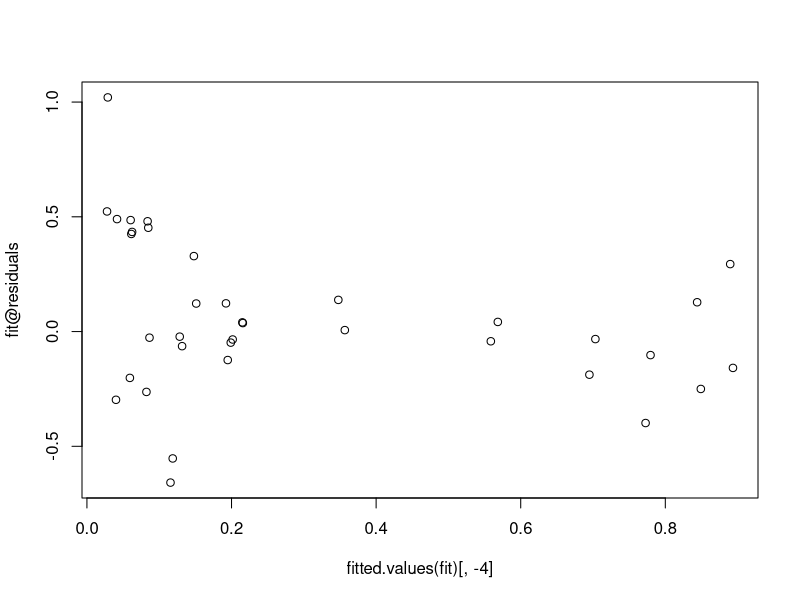
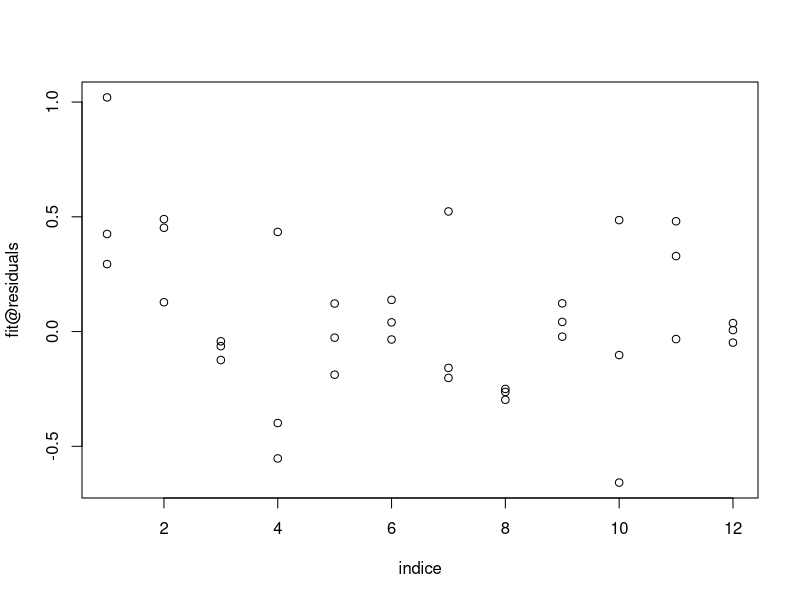

Recreate these plots in R, in order.
library(tidyverse)
# Resolucion de parciales
# Algo.jpg
# Ejercicio 3:
datos <- tibble(
  sobrevivientes=c(107,31,156,84),
  total=c(240,240,240,240),
  longitud=c("corta","corta","larga","larga"),
  momento=c("inmediatamente","primavera","inmediatamente","primavera")#1inmediatamente,0mas adelante
)
attach(datos)
adecuacionPval <- function(fitglm) {
  # Ho: El modelo es adecuado
  return(pchisq(fitglm$deviance/summary(fitglm)$dispersion, fitglm$df.residual, lower.tail=F));
}

#Ajusta modelo
fit1<-glm(cbind(sobrevivientes,(total-sobrevivientes))~longitud+momento,family=binomial) 
summary(fit1)

adecuacionPval(fit1)
# El modelo es adecuado.

# Es adecuado el ajuste realizado:
# El modelo ajustado es adecuado como consecuencia de que se trata de datos en forma de proposiones, donde tenemos como dato los exitos respecto a un total por lo que es valido ajustar un modelo del tipo binomial
# La eleccion de la funcion de enlace es correcta como consecuencia del rango de valores posibles que toma pi y ademas permite interpretar con facilidad los resultados como cocientes de chances a traves de una transformacion, algo que los otros enlaces no permiten.
# Tambien se podria haber optado por un modelo con distribucion poisson como consecuencia:
# Los datos podrian ser tenidos en cuenta como un conteo de estacas sobrevivinetes en el tiempo.
# Se podria haber optado por el enlace log(), que es el canonico como consecuencia del rango de variacion de los valores de la media y la facilidad de interpretacion.

# Como hubiese procedido
# 1) Ajusto modelo de independencia. Veo si es adecuado o no.
fit_indep<-glm(cbind(sobrevivientes,(total-sobrevivientes))~1,family=binomial) 
summary(fit_indep)
adecuacionPval(fit_indep) # El modelo es no adecuado.
# 2) Ajusto modelo de asociacion. Veo si es adecuado.
fit1<-glm(cbind(sobrevivientes,(total-sobrevivientes))~longitud+momento,family=binomial) 
summary(fit1)
adecuacionPval(fit1) # El modelo es adecuado
# 3) Analizo cambio en la deviance al adicionar los terminos.
anova(fit1,fit_indep,test="Chisq") # Cuando el phi es conocido
# Resulta que el modelo mas complejo es el adecuado.
# 4) Aporte de cada variable al modelo.
anova(fit1,test="Chisq")
# La adicion de ambas covariables es significativa.


#Interpretacion resutlados cociente de chances:
exp(coef(fit1))
# La chance de que la estaca sobreviva si la longitud es larga es 2.76 la chance de que la estaca sobreviva si la longitud es corta, manteniendo constantes las demas variables, es decir el tratamiento.

exp(-coef(fit1)) # cambia referencia
# La chance de que una estaca sobreviva si el momento de plantacion es inmediatamente es 4.16 la chance de que una estaca sobreviva si el momento de plantacion es primavera, manteniendo constantes las demas variables, es decir el tratamiento.


# Intervalo de confianza al 95% para el cociente de chances de tratamiento.
# Intervalo de confianza a mano:
level = 0.95
a <- (1 - level)/2
a <- c(a, 1 - a)
fac <- qnorm(a)
ses <- sqrt(diag(vcov(fit1)))
ci <- fit1$coefficients[2] + ses[2] %o% fac
exp_ci <- exp(ci);exp_ci

exp(confint.default(fit1))
# La chance de que una estaca sobreviva si la longitud es larga se encuentra ente (2.08 y 3.67) veces (con un 95% de confianza) respecto a la chance de que una estaca sobreviva si la longitud es corta, manteniendo constantes las demas variables.

# Cambiando a mano los numeros
#Interpretar cociente de chances
b=c(1.0177,-1.4278)
exp(b)
exp(-b)


level = 0.95
a <- (1 - level)/2
a <- c(a, 1 - a)
fac <- qnorm(a)
ses <- 0.1486
# intervalo de confianza para los b
ci <- 1.0177 + ses %o% fac
# interalo de confianza para el cociente de chances:
exp(ci)


#Probabilidad caso particular:
# Probabilidad de sobrevivir en estacas largas plantadas inmediatamente:
b=fit1$coefficients;b
x=c(1,1,0)
n=x%*%b
p=exp(n)/(1+exp(n));p

# La probabilidad de que sobreviva una estaca larga plantada inmediatamente es de 0.67.





#Ejercicio 4:
# Datos:
rm(list=ls());
datos <- tibble(
  aire=c(rep("baja",6),rep("alta",6)),
  trabajo=c(rep("no",3),rep("si",3),rep("no",3),rep("si",3)),
  fumar=rep(c("no","ex","actual"),4),
  rta1=c(158,167,307,26,38,94,94,67,184,32,39,77),
  rta2=c(9,19,102,5,12,48,7,8,65,3,11,48),
  rta3=c(5,5,83,5,4,46,5,4,33,6,4,39),
  rta4=c(0,3,68,1,4,60,1,3,36,1,2,51),
  total=c(177,294,560,37,58,248,107,82,318,42,56,215)
)
attach(datos)

library(VGAM)
fit <- vglm(cbind(rta1,rta2,rta3,rta4)~aire+trabajo+fumar, family=cumulative(parallel = TRUE))
summary(fit)

# Prueba de hipotesis ajuste del modelo:
pchisq(29.1512 ,29 ,lower.tail=F)
#P valor es alto, por lo que la muestra no reune evidencias suficientes para rechazar la hipotesis nula de que el modelo es adecuado a un nivel de significancia del 5%, por lo que el modelo ajustado seria adecuado.

qchisq(0.95,29) # 29.1512 < 42.55, pertenece a la zona de no rechazo. 
# La muestra reune evidencias suficientes a un nivel de significancia del 5% para no rechazar la hipotesis nula, por lo que el modelo es adecuado.

# Procedimiento llevado a cabo:
# 1) Ajuste del modelo
# 2) Prueba hipotesis sobre el ajuste del modelo (residual deviance)
# 3) Prueba hipotesis sobre los b = 0.
# 4) Interpretacion coeficientes como cociente de chances. 

# Interpretacion
# Prueba para cada uno de los coeficientes beta:
# Para todos los coeficientes la muestra reune evidencias suficientes para rechazar la hipotesis nula, por lo que estos se asumen distintos de cero. Exepto el coeficiente para la contaminacion del aire baja.

#Interpretacion
fitted.values(fit)# da indicio de cual es el orden 1 a 4
# 1 menos severo que 4 que es el peor caso de enfermedad.

# Los intercepts son los cutpoints no se interpretan.
exp(coef(fit))
#fumarex 4.27
# La chance de tener status de enfermedad en la direccion 1 en vez de la 4 cuando es ex fumador es 4.27 veces esa chance que cuando es actualmente fumador.
#fumarno 6.37
# La chance de tener status de enfermedad en la direccion 1 en vez de la 4 cuando es no fumador es 6.37 veces esa chance que cuando es actualmente fumador.

exp(-coef(fit)) # cambia la categoria de referencia.
# airebaja 0.9614697: cuando hago exp(-coef) 
# airealta 1.0400744:
# La chance de tener status de enfermedad en la direccion 1 en vez de la 4 cuando la contaminacion del aire es alta es 1.05 veces esa chance cuando la contaminacion del aire es baja.
# Esto quiere decir que las chances para esta variable son practicamente similares, por lo que se refuerza la idea de que el coeficiente beta para la misma no sea significativamente distinto de cero.

# trabajosi 0.42 cuando hago exp(-coef)
# trabajosi 2.37
# La chance de tener status de enfermedad en la direccion 1 en vez de la 4 cuando no hay contaminacion en el trabajo es 2.37 veces esa chance cuando si hay contaminacion en el trabajo.

# HACER GRAFICOS DE RESIDUOS ESTUDENTIZADOS Y LEVERAGES:

# Residuos estandarizados (de deviance) vs valores predichos
plot(fitted.values(fit)[,-4], fit@residuals);
# Si el modelo es adecuado el grafico no deberia mostrar ninguna tendencia (patron nulo), como en este caso.
# No se puede apreciar un patron determinado, quiza pequeña forma de embudo pero imperceptible.


### Residuos estandarizados vs. caso. 
# Permite identificar cual observación tiene cual residuo, entonces buscamos esa directamente y corregimos. 
# Residuos estandarizados (de deviance) vs valores predichos
indice=rep(seq(1,nrow(fit@residuals)),3)
plot(indice, fit@residuals);
# Todos los residuos se encuentran entre 2 y -2, ninguno es demaciado elevado.

# Procedimiento que seguiria:
#### Ajusto modelo de independencia y modelo sin covariable para ver cual es el cambio en la deviance y el que mejora resulta:
fit2 <- vglm(cbind(rta1,rta2,rta3,rta4)~1, family=cumulative(parallel = TRUE))
summary(fit2)
pchisq((383.2075 - 29.1512), (33 - 29),lower.tail=F)
# El cambio en la deviance es significativo al agregar los terminos por lo que se concluye que el modelo con mayor cantidad de parametros es con el que nos debemos quedar.
# Modelo mas complejo es adecuado.

#Hago lo mismo pero sacando la variable no signifcativa, contam aire:
fit3 <- vglm(cbind(rta1,rta2,rta3,rta4)~trabajo+fumar, family=cumulative(parallel = TRUE))
summary(fit3)
pchisq((30.174 - 29.1512), (30 - 29),lower.tail=F)
# El cambio en la deviance es no significativo por lo que nos quedamos con el modelo mas parsimonioso, sin incluir la ultima variable.
# Modelo que no incluye aire.

# Interpreto:
# No cambian practicamente nada las interpretaciones.
exp(coef(fit3))
#fumarex 4.27
# La chance de tener status de enfermedad en la direccion 1 en vez de la 4 cuando es ex fumador es 4.27 veces esa chance que cuando es actualmente fumador.
#fumarno 6.37
# La chance de tener status de enfermedad en la direccion 1 en vez de la 4 cuando es no fumador es 6.37 veces esa chance que cuando es actualmente fumador.

exp(-coef(fit3))
# airebaja 0.9614697: cuando hago exp(-coef) 
# airealta 1.0400744:
# La chance de tener status de enfermedad en la direccion 1 en vez de la 4 cuando la contaminacion del aire es alta es 1.05 veces esa chance cuando la contaminacion del aire es baja.
# Esto quiere decir que las chances para esta variable son practicamente similares, por lo que se refuerza la idea de que el coeficiente beta para la misma no sea significativamente distinto de cero.

# trabajosi 0.42 cuando hago exp(-coef)
# trabajosi 2.37
# La chance de tener status de enfermedad en la direccion 1 en vez de la 4 cuando no hay contaminacion en el trabajo es 2.37 veces esa chance cuando si hay contaminacion en el trabajo.




# Parcial agosto20:
# Mismo ejercicio fumar con una variable menos
# Datos:
datos <- tibble(
  contam_trabajo=c(rep("no",3),rep("si",3)),
  hab_fumar=rep(c("no","ex","actual"),2),
  stat1=c(252,234,491,58,76,171),
  stat2=c(16,27,267,8,23,96),
  stat3=c(10,9,116,6,8,85),
  stat4=c(1,6,104,2,6,111)
  )
attach(datos)

# Ajusto modelo, estamos en presencia de una variable ordinal
library(VGAM)
# Ordinal
fit <- vglm(cbind(stat1,stat2,stat3,stat4)~contam_trabajo+hab_fumar, family=cumulative(parallel = TRUE))
summary(fit)

# Analizis de deviance del modelo ajustado
pchisq(23.1048, 12,lower.tail=F) 
# El p valor es muy bajo, la muestra reune evidencias suficientes para rechazar la hipotesis nula, por lo que el modelo no es adecuado.
# Rechazar la hipotesis nula no quiere decir que las diferencias no existan, si no que la muestra recopilada reune evidencias significativas para rechazar la hipotesis nula. Aumentando el numero de datos o bien tomando otra muestra podria llegarse a la conlucion de que el modelo es adecuado.

# Analizis del test de wald:
# Prueba de hipotesis sobre los coeficientes:
# Ho = B = 0
# H1 = B != 0 
# Todos los coeficientes exepto el intercepto 1 son distintos de cero. 


# Ajustamos modelo de indepdendencia para ver si las variables son independientes:
fit2 <- vglm(cbind(stat1,stat2,stat3,stat4)~1, family=cumulative(parallel = TRUE))
summary(fit2)
pchisq((421.7212), (15),lower.tail=F)
# El p valor es muy bajo por lo que la muestra reune evidencias suficientes para rechazar la hipotesis nula a un nivel de significancia del 5%, por lo que el modelo no es adecuado, es decir que las variables no son independientes.

pchisq((421.7212 - 23.1048), (15 - 12),lower.tail=F)
# El cambio en la deviance es significativo por lo que se concluye que el modelo con mayor cantidad de parametros es adecuado.

# Prueba de hipotesis sobre la diferencia de deviance:
# Ho = La adicion del nuevo termino no aporta a lo que explica el modelo, por lo que no es necesario añadirlo. Cambio en la deviance no es significativo con la adicion del nuevo temrino.
# H1 = La adicion del nuevo termino aporta a lo que explica el modelo, por lo que es necesario añadirlo. Cambio en la deviance es significativo con la adicion del nuevo termino.

# Se concluye que la adicion de los nuevos temrinos aportan a lo que explica el modelo y es necesario añadirlos.


# Interpretacion de los coeficientes:
fitted.values(fit)# da indicio de cual es el orden 1 a 4

exp(coef(fit))
#hab_fumarex 4.83
# La chance de tener status de enfermedad en la direccion 1 en vez de la 4 cuando es ex fumador es 4.83 veces esa chance que cuando es actualmente fumador.
#hab_fumarno 8.22
# La chance de tener status de enfermedad en la direccion 1 en vez de la 4 cuando es no fumador es 8.22 veces esa chance que cuando es actualmente fumador.

exp(-coef(fit))
# contam_trabajosi 0.45: cuando hago exp(-coef) 
# contam_trabajosi 2.19:
# La chance de tener status de enfermedad en la direccion 1 en vez de la 4 cuando no hay contaminacion en el trabajo es 2.37  veces esa chance que cuando es contaminacion en el trabajo.





# Parcial1_06_11_2
#ejercicio 3
datos<- tibble(
  fav = c(34,61,106,99,11,37,23,19,31,62,83,57,51,142,51,64),
  desfav = c(16,24,143,110,6,11,15,25,8,23,94,54,8,37,35,21),
  escolaridad = c(rep(1,8),rep(0,8)),
  claseobr = c(rep(1,4),rep(0,4),rep(1,4),rep(0,4)),
  estable = c(1,1,0,0,1,1,0,0,1,1,0,0,1,1,0,0),
  miembro = c(1,0,1,0,1,0,1,0,1,0,1,0,1,0,1,0)
)

attach(datos)

### Ajuste modelo enlace logit:
fit1<-glm(cbind(fav,desfav)~escolaridad+claseobr+estable+miembro,family=binomial) 
summary(fit1)
### Prueba de hipotesis sobre los beta
#Prueba de hipotesis sobre los coeficientes Pr(>|t|):
#Ho = B = 0
#H1 = B != 0 
#Ambos coeficientes son distintos de 0. 

# Para el modelo de asociasion fit1 todos los coeficientes estimados son significativamente distintos de 0, exepto el coeficiente de miembro

adecuacionPval <- function(fitglm) {
  # Ho: El modelo es adecuado
  return(pchisq(fitglm$deviance/summary(fitglm)$dispersion, fitglm$df.residual, lower.tail=F));
}
adecuacionPval(fit1);

# Prueba de hipotesis sobre la adecuacion del modelo con deviance escalada:
# Ho = El modelo es adecuado
# H1 = El modelo mas general es adecuado
# La deviance escalada es el estadistico de cociente de verosimilitud para testear la hipotesis nula de que el modelo es adecuado contra la alternativa de que un modelo mas general es el adecuado. 
# 0.168 el modelo resulta adecuado

#Ajusta modelo 2 con interaccion
fit2<-glm(cbind(fav,desfav)~escolaridad+claseobr*estable+miembro,family=binomial) 
summary(fit2)

adecuacionPval(fit2)
# 0.166 modelo adecuado; miembro e interaccion no significativos.

#### Se evalua la adicion de el nuevo termino al modelo:
#Se analiza si el cambio en la deviance es significativo luego de añadir una covariable nueva.
anova(fit2, test="Chisq") # Binomial y poisson
# El cambio en la deviance luego de añadir miembro y la interaccion son no singificativos, por lo tanto su adicion al modelo no tendria sentido.

# Procedimiento que yo hubiese seguido:
# 1) Ajusto modelo de idependencia:
# Modelo de independencia BINOMIAL
fit0 <-glm(cbind(fav,desfav)~1,family=binomial)
summary(fit0)
adecuacionPval(fit0)

#Ho en el modelo de independencia establece que las respuestas favorables y desfavorables son independientes, pero el modelo es no significativo.
# La muestra reune evidencias suficientes para rechazar la hipotesis de que las variables son independientes, por lo que se concluye que no lo son.
# Tiene sentido ajustar un modelo con variables explicativas.

# 2) Ajusto modelo de asociacion luego de rechazar el de independencia
fit1 <-glm(cbind(fav,desfav)~escolaridad+claseobr+estable+miembro,family=binomial)
summary(fit1)
adecuacionPval(fit1)

# El modelo es adecuado pero hay una variable que no es significativa, debemos evaluar si tiene sentido dejarla incluida en el modelo.
# Ajustamos modelo sin esta variable
fit2 <-glm(cbind(fav,desfav)~escolaridad+claseobr+estable,family=binomial)
summary(fit2)
adecuacionPval(fit2)

# 3) Procedemos a analizar si la adicion de miembro genera un cambio significativo en la deviance:
### Diferencia de deviance entre modelos ajustados

anova(fit1,fit2,test="Chisq")

#Prueba de hipotesis sobre la diferencia de deviance:
#Ho = El modelo mas corto es adecuado
#H1 = El modelo mas largo es adecuado
#Se puede chequear la utilidad del modelo M2 (largo), en relacion a M1 (corto) mediante la diferencia de deviance.
#Con un p valor de 0.2792 vemos que el cambio en la deviance luego de la adicion de la variable es no significativo.
# concluimos que la muestra no reune evidencias suficientes para rechazar la hipotesis nula por lo que se concluye que el modelo mas parsimonioso es adecuado.

# 4) Ahora bien si queremos analizar la interaccion la analizamos:
fit3 <-glm(cbind(fav,desfav)~escolaridad+claseobr*estable,family=binomial)
summary(fit3)
adecuacionPval(fit3)
# El termino de interaccion es no singificativo.

# Interpretacion de los parametros en el modelo que concidere mas adecuado de los que ajusto la profe:
fit1<-glm(cbind(fav,desfav)~escolaridad+claseobr+estable+miembro,family=binomial) 
summary(fit1)

# 5) Interpretaciones en terminos de cocientes de chances
exp(fit1$coefficients)
# La chance de tener una vision positiva para personas con trabajo estable es 2.64 veces la chance de tener una vision positiva para personas que no poseen un trabajo estable, manteniendo constantes las demas variables.

exp(-fit1$coefficients) # da vuelta categoria de referencia
# La chance de tener una vision positiva para personas sin escolaridad es 1.33 veces la chance de tener una vision positiva para personas que poseen escolaridad, manteniendo constantes las demas variables.
# La chance de tener una vision positiva para personas no pertenecen a la clase obrera es 1.57 veces la chance de tener una vision positiva para personas que pertenecen a la clase obrera, manteniendo constantes las demas variables.
# La chance de tener una vision positiva para personas que no son miembro es 1.12 veces la chance de tener una vision positiva para personas que son miembro, manteniendo constantes las demas variables.





# Examen MLG PDF
# Ejercicio 3
datos <- tibble(
  si=c(14,32,11,12),
  no=c(93,81,52,43),
  raza=c(1,1,0,0),#1blanca,0negra
  tratamiento=c(1,0,1,0)#1inmediatamente,0mas adelante
)
attach(datos)
adecuacionPval <- function(fitglm) {
  # Ho: El modelo es adecuado
  return(pchisq(fitglm$deviance/summary(fitglm)$dispersion, fitglm$df.residual, lower.tail=F));
}


#Ajusta modelo
fit1<-glm(cbind(si,no)~raza+tratamiento,family=binomial) 
summary(fit1)

adecuacionPval(fit1)
# El modelo es adecuado.

#Interpretacion resutlados cociente de chances:
exp(coef(fit1))
# La chance de que desarrolle sintomas una persona de raza blanca es 1.05 la chance de que desarrolle sintomas una persona de raza negra manteniendo constantes las demas variables, es decir el tratamiento.
# es decir que la chance de exito se mantiene constante al variar la raza y por ese motivo su coeficiente no es significativamente distinto de 0.

exp(-coef(fit1)) # cambia referencia
# La chance de que una persona que se trato mas adelante desarrolle sintomas es 2.05 veces la chance de que desarrolle sintomas una persona que se trato inmediantamente manteniendo constantes las demas variables.


# Intervalo de confianza al 95% para el cociente de chances de tratamiento.
# Intervalo de confianza a mano:
level = 0.95
a <- (1 - level)/2
a <- c(a, 1 - a)
fac <- qnorm(a)
ses <- sqrt(diag(vcov(fit1)))
ci <- fit1$coefficients[3] + ses[3] %o% fac
exp_ci <- exp(-ci)

exp(-confint.default(fit1))

# La chance de que una persona que se trato mas adelante desarrolle sintomas se encuentra entre (1.18 y 3.54) veces (con una confianza del 95%) respecto a la chance de que desarrolle sintomas una persona que se trato inmediantamente manteniendo constantes las demas variables.





# Parcial noviembre 20:
# Ejercicio 2: Nacimientos massachusetts:

datos<-tibble(
  fumo=c("si","no","si","no","si","no"),
  raza=c("blanca","blanca","negra","negra","otra","otra"),
  bajo_peso=c(19,4,6,5,5,20),
  total=c(52,44,10,16,12,55),
  prop=bajo_peso/total
)
attach(datos)

# A) Describir formalmente el modelo y justificar eleccion.
# 1- Componente aleatoria: 
# La variable aleatoria Y representa: 
# Y= el numero de bebes que nacen con bajo peso en n ensayos independientes
# Es una muestra aleatoria con distribucion B(n,p) de parametros n y p, donde n es el numero total de ensayos independientes y p la probabilidad del exito.
# Es decir que las componentes de Y son independientes e identicamente distribuidas con distribucion B(n,p).
# Ademas sabemos que esta distribucion pertenece a la familia exponencial en la forma canonica.
# 
# 2- Componente sistematico:
#   Las covariables medidas forman un predictor lineal. 
# n = sumatoria desde i=1 hasta n de las xi*bj.
# 
# 3- Funcion de enlace:
# Es la funcion que relaciona la componente aleatoria con la componente sistematica. 
# En este caso se toma como funcion de enlace a la funcion logit(p), que ademas es la funcion de enlace canonica.
# logit(p)=log(p/1-p)=n= sumatoria xi*bj=

# Justifico la eleccion del modelo 
# Es adecuado el ajuste realizado:
# El modelo ajustado es adecuado como consecuencia de que se trata de datos en forma de proposiones, donde tenemos como dato los exitos respecto a un total por lo que es valido ajustar un modelo del tipo binomial
# La eleccion de la funcion de enlace es correcta como consecuencia del rango de valores posibles que toma pi y ademas permite interpretar con facilidad los resultados como cocientes de chances a traves de una transformacion, algo que los otros enlaces no permiten.
# Tambien se podria haber optado por un modelo con distribucion poisson como consecuencia:
# Los datos podrian ser tenidos en cuenta como un conteo de estacas sobrevivinetes en el tiempo.
# Se podria haber optado por el enlace log(), que es el canonico como consecuencia del rango de variacion de los valores de la media y la facilidad de interpretacion.

adecuacionPval <- function(fitglm) {
  # Ho: El modelo es adecuado
  return(pchisq(fitglm$deviance/summary(fitglm)$dispersion, fitglm$df.residual, lower.tail=F));
}

# Ajusto modelo de independencia
fit_indep<-glm(cbind(bajo_peso,total-bajo_peso)~1,family=binomial) 
summary(fit_indep)
adecuacionPval(fit_indep) # Modelo no adecuado

# Ajusto modelo de asociacion
fit1<-glm(cbind(bajo_peso,total-bajo_peso)~fumo+raza,family=binomial) 
summary(fit1)

adecuacionPval(fit1)
# Con un p valor de 0.2 la muestra no reune evidencias suficientes para rechazar la hipotesis nula a un nivel de significancia del 5% por lo que el modelo se asume que es adecuado.
# El test de wald sobre los coeficientes permite concluir que son todos distintos de cero.


# Diferencia de deviance: 
anova(fit1,fit_indep,test="Chisq")
# Prueba de hipotesis sobre la diferencia de deviance:
# Ho = El modelo mas parsimonioso es adecuado. No es necesario añadir mas terminos.
# H1 = El modelo mas complejo es adecuado. Es necesario añadir mas terminos.
# Se puede chequear la utilidad del modelo M2 (largo o complejo), en relacion a M1 (corto o parsimonioso) mediante la diferencia de deviance.
# Con un p valor de 0.002 concluimos que la muestra reune evidencias suficientes para rechazar la hipotesis nula por lo que se concluye que el modelo mas largo o complejo es adecuado.

# Inclucion de variables al modelo
anova(fit1,test="Chisq") # Cuando el phi es conocido
# Prueba de hipotesis sobre la diferencia de deviance:
# Ho = La adicion del nuevo termino no aporta a lo que explica el modelo, por lo que no es necesario añadirlo. Cambio en la deviance no es significativo con la adicion del nuevo temrino.
# H1 = La adicion del nuevo termino aporta a lo que explica el modelo, por lo que es necesario añadirlo. Cambio en la deviance es significativo con la adicion del nuevo termino.

# La muestra reune evidencias suficientes para rechzar la hipotesis nula en ambos casos a un nivel de singificancia del 5% por lo que la adicion de las variables al modelo es necesaria.


# B) Interprete los resultados obtenidos, realizadno estimaciones de cociente de chances:
exp(coef(fit1))
# (Intercept)      fumosi   razanegra    razaotra
# 0.1587319     3.0526312   2.9567424   3.0300008
# La chance de que el bebe nazca con bajo peso si la madre fumo es 3 veces la chance de de que el bebe nazca con bajo peso si la madre no fumo manteniendo fija la raza.
# La chance de que el bebe nazca con bajo peso si la madre es de raza negra es 2.95 veces la chance de que el bebe nazca con bajo peso si la madre es de raza blanca, manteniendo fijo la variable fumo.
# La chance de que el bebe nazca con bajo peso si la madre es de otra raza es 3 veces la chance de que el bebe nazca con bajo peso si la madre es de raza blanca, manteniendo fijo la variable fumo.


# C)Obtenga un intervalo de confianza del 95% para el cociente de chances de un nacimiento con bajo peso en madre fumadora respecto de no fumadora, fija la raza.
# Intervalo de confianza a mano:
level = 0.95
a <- (1 - level)/2
a <- c(a, 1 - a)
fac <- qnorm(a)
ses <- sqrt(diag(vcov(fit1)))
ci <- fit1$coefficients[2] + ses[2] %o% fac
exp_ci <- exp(ci);exp_ci

exp(confint.default(fit1))

# La chance de de que el bebe nazca con bajo peso si la madre fumo se encuentra entre [1.48 ; 6.29] veces la chance de de que el bebe nazca con bajo peso si la madre no fumo con una confianza del 95%, cuando se mantiene fija la raza.
# Es decir que el verdadero valor del parametro se encuentra entre los limites del intervalo con una confianza del 95%, cuandos se mantiene fija la raza.


# D) Estime la probabilidad de que el bebé tenga bajo peso al nacer si la madre no fuma durante el embarazo y la raza es negra.
fit1$coefficients
b<-as.matrix(coef(fit1),nrow=4)
x<-as.matrix(c(1,0,1,0),nrow=4)
n<-t(x)%*%b #predictor lineal no fuma y raza negra

# Esta formula porque es modelo logit
exp(n)/(1+exp(n))
# La probabilidad de que el bebé tenga bajo peso al nacer si la madre no fuma durante el embarazo y la raza es negra es de 0.32.






# Ejercicio 3: tiempo de coagulacion
1-pchisq(2450.2,14)

# B) Interpretacion resultados para gamma complejo:
#Coeficientes modelo gamma
b<-as.matrix(c(-0.0165544,-0.0073541,0.0153431,0.0082561),nrow=4)
rownames(b)<- c("(Intercept)","agente2","log(conc)","agente2:log(conc)");b
conc<-c(5,10,15,20,30,40,60,80,100,5,10,15,20,30,40,60,80,100)
mean(conc) #40.

# Enlace canonico del modelo gamma g(m)=1/m

# Para el agente 1 con la concentracion media, se espera un tiempo promedio de:
x=c(1,0,log(40),0)
1/x%*%b #24.97 segundos

# Para el agente 2 con la concentracion media, se espera un tiempo promedio de:
x=c(1,1,log(40),log(40))
1/x%*%b #15.83 segundos

# Concluimos que la diferencia en el tiempo promedio de coagulacion para la concentracion media entre el agente 1 y 2 es de 24.97225-15.83629 = 9.13596
# Por lo que el tiempo promedio seria mayor para el agente 1 que para el agente 2.

# Cuando la concentracion aumenta en una unidad respecto de la concentracion promedio el tiempo promedio para el agente 1 disminuye en 0.23405.
x=c(1,0,log(40),0)
1/x%*%b #24.97 segundos

x=c(1,0,log(41),0)
1/x%*%b #24.7382 segundos
24.97225-24.7382

# Cuando la concentracion aumenta en una unidad respecto de la concentracion promedio el tiempo promedio para el agente 2 disminuye en 0.1448.
x=c(1,1,log(40),log(40))
1/x%*%b #15.83629 segundos

x=c(1,1,log(41),log(41))
1/x%*%b #15.69149 segundos
15.83629-15.69149

# Concluyo que el tiempo promedio de coagulacion disminuye en mayor proporcion con el agente 1 que con el agente 2 con cambios unitarios de la concentracion promedio.

# Para valores por encima de la conc de 2.39 la media del agente 1 va a ser mayor que la media del agente 2
x=c(1,0,log(2),0)
1/x%*%b #-168.9368 segundos

x=c(1,1,log(2),log(2))
1/x%*%b #-132.4366 segundos
# m ag 2 mayor m ag 1

x=c(1,0,log(5),0)
1/x%*%b #122.8597 segundos

x=c(1,1,log(5),log(5))
1/x%*%b #71.05832 segundos
# m ag 1 mayor a m ag 2

# Rango de valores de concetntracion > a 2.39 concluyo que la media del tiempo de coagulacion para el agente 1 es siempre mayor que para el agente 2.


# c) Prediga el tiempo medio de coagulación de la sangre para una concentración de plasma del 50% para cada uno de los agentes.
# Agente 1
x=c(1,0,log(50),0)
1/(x%*%b)
#23.00534

# Agente 2
x2=c(1,1,log(50),log(50))
1/(x2%*%b)
#14.61729
# El tiempo promedio de coagulacion es mayor para el agente 1 que para el agente 2 cuando la concentracion es de 50.
